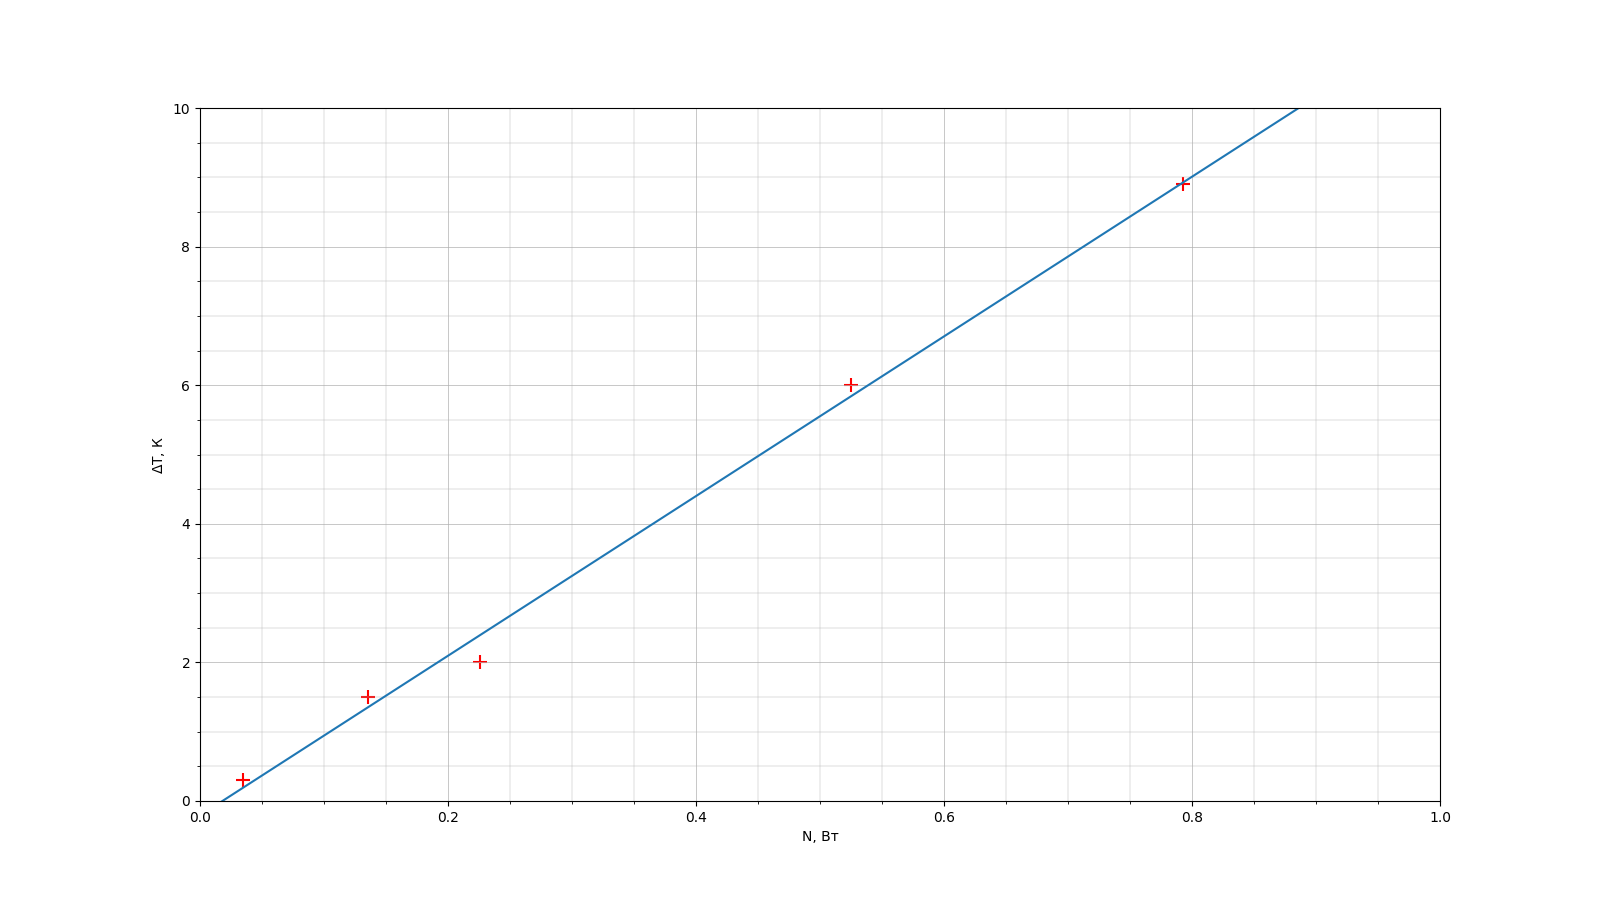

Write Python code to recreate this figure.
import numpy as np
from matplotlib import pyplot as plt
import pandas as pd
from scipy.optimize import curve_fit

def linear_func(x, a, b):
    return a * x + b

def lsm(x, y): 
    params, covariance = curve_fit(linear_func, x, y)
    xs = np.linspace(0, 2 * max(x), 1000)
    ys = linear_func(xs, params[0], params[1])
    a, b = params
    da, db = np.sqrt(np.diag(covariance))
    return xs, ys, a, b, da, db


plt.figure(figsize=(16, 9))

coord = np.array(pd.read_excel("2.1.1/data.ods", sheet_name=0))[:5, 4:6]
plt.scatter(coord[:, 0], coord[:, 1], marker='+', s=100, color='red')
x, y, a, b, da, db = lsm(coord[:12, 0], coord[:12, 1])
plt.plot(x, y)
print(a, b, da)

plt.xlim(0, 1)
plt.ylim(0, 10)

plt.xlabel('N, Вт')
plt.ylabel('$\Delta$T, К')

plt.grid(True, which='major', linestyle='-', linewidth=0.5)
plt.grid(True, which='minor', linestyle='-', linewidth=0.3)
plt.minorticks_on()

plt.savefig('2.1.1/1.png')

plt.show()
